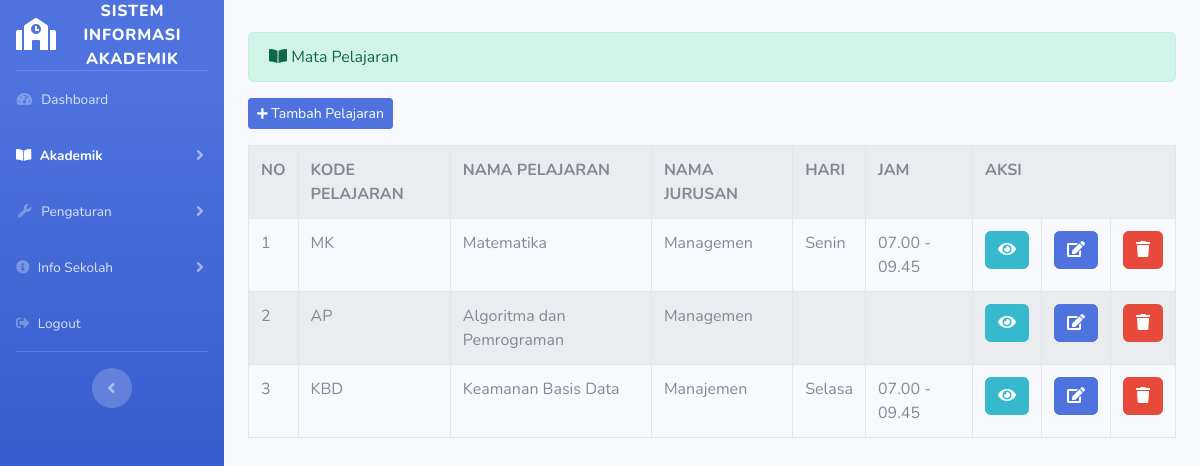
Page /index.php/admin/pelajaran on the committed database.
### tables this page shows
CREATE TABLE `pelajaran` (
  `id_mapel` int(3) NOT NULL,
  `kode_mapel` varchar(5) NOT NULL,
  `nama_mapel` varchar(25) NOT NULL,
  `nama_jurusan` varchar(25) NOT NULL,
  `nama_guru` varchar(255) NOT NULL,
  `hari` varchar(20) NOT NULL,
  `jam` varchar(20) NOT NULL,
  `semester` varchar(11) NOT NULL
);

### application/controllers/admin/pelajaran.php (called while the page is built, shortened)
<?php
class Pelajaran extends CI_Controller
{
    public function index()
    {
        $data['pelajaran']  = $this->pelajaran_model->tampil_data('pelajaran')->result();
        $data['jurusan2']   = $this->jurusan2_model->tampil_data()->result();
        $this->load->view('templates_admin/header_dashboard');
        $this->load->view('templates_admin/sidebar2');
        $this->load->view('admin/pelajaran', $data);
        $this->load->view('templates_admin/footer');
    }
    public function __construct()
    {
        $this->load->database();
        $this->load->model('pelajaran_model');
    }
}

### index.php (called while the page is built, shortened)
<?php
require_once BASEPATH.'core/CodeIgniter.php';

### application/models/pelajaran_model.php (called while the page is built, shortened)
<?php
class Pelajaran_model extends CI_Model
{
    public function tampil_data($table)
    {
        return $this->db->get($table);
    }
}

### application/views/admin/pelajaran.php (the view, shortened to what this page needs)
<div class="container-fluid">
    <div class="alert alert-success" role="alert">
        <i class="fas fa-book-open"></i> Mata Pelajaran
    </div>
    <?php echo anchor('admin/pelajaran/tambah_pelajaran', '<button class="btn btn-sm btn-primary mb-3"><i class="fas fa-plus fa-sm"></i> Tambah Pelajaran</button>') ?>
    <table class="table table-bordered table-hover table-striped">
        <tr>
            <th>NO</th>
            <th>KODE PELAJARAN</th>
            <th>NAMA PELAJARAN</th>
            <th>NAMA JURUSAN</th>
            <th>HARI</th>
            <th>JAM</th>
            <th colspan="3">AKSI</th>
        </tr>
        <?php $no = 1;
        foreach ($pelajaran as $plj) : ?>
            <tr>
                <td><?php echo $no++ ?></td>
                <td><?php echo $plj->kode_mapel ?></td>
                <td><?php echo $plj->nama_mapel ?></td>
                <td><?php echo $plj->nama_jurusan ?></td>
                <td><?php echo $plj->hari ?></td>
                <td><?php echo $plj->jam ?></td>
                <td width="20px"><?php echo anchor('admin/pelajaran/detail/' . $plj->id_mapel, '<div class="btn btn-info"><i class="fa fa-eye"></i></div>') ?></td>
                <td width="20px"><?php echo anchor('admin/pelajaran/update/' . $plj->id_mapel, '<div class="btn btn-primary"><i class="fa fa-edit"></i></div>') ?></td>
                <td width="20px"><?php echo anchor('admin/pelajaran/delete/' . $plj->id_mapel, '<div class="btn btn-danger"><i class="fa fa-trash"></i></div>') ?></td>
            </tr>
        <?php endforeach; ?>
    </table>
</div>

### rows in the picture
pelajaran: kode_mapel "MK", nama_mapel "Matematika", nama_jurusan "Managemen", hari "Senin", jam "07.00 - 09.45"
pelajaran: kode_mapel "AP", nama_mapel "Algoritma dan Pemrograman", nama_jurusan "Managemen"
pelajaran: kode_mapel "KBD", nama_mapel "Keamanan Basis Data", nama_jurusan "Manajemen", hari "Selasa", jam "07.00 - 09.45"
